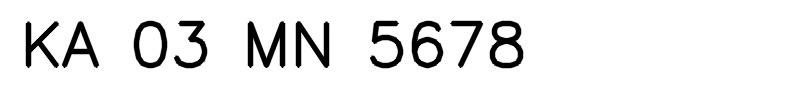
#> input picture gridlock-prototype/plate2.jpg, 800 x 100 px, given in place of car_crop.jpg, which was not available
$ python make_fake_car.py
#> lines starting #> are read from the running program, lines starting #| are printed output that depends on the picture; after the words box and inside, x2 and y2 are one past the last pixel; in counts of white or black regions, pixels touching at a corner belong together; pictures that were not available may be replaced by others from this repository, and a replacement may not be noted
import cv2

car = cv2.imread("static/violations/car_crop.jpg")
#> car is the input picture: shape (100, 800, 3); min 0, max 255, mean 234.8
plate = cv2.imread("static/violations/clear_plate.jpg")
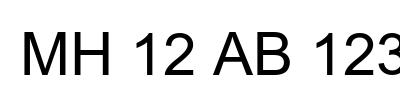
#> input picture gridlock-prototype/clear_plate.jpg, 400 x 100 px, found by its file name
#> plate is the input picture: shape (100, 400, 3); min 0, max 255, mean 225.7

# resize plate to fit somewhere on the car
plate = cv2.resize(plate, (50, 20))
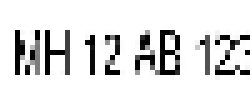
#> plate: shape (20, 50, 3) (shown 5 times larger); min 0, max 255, mean 223.6
car[car.shape[0]-25:car.shape[0]-5, car.shape[1]//2-25:car.shape[1]//2+25] = plate
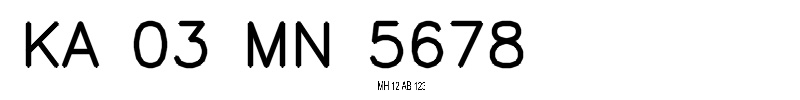
#> car: shape (100, 800, 3); 0.3% of pixels changed, all inside (x1, y1, x2, y2) = (378, 81, 425, 91)

cv2.imwrite("static/violations/fake_car.jpg", car)
print("Created fake_car.jpg")
